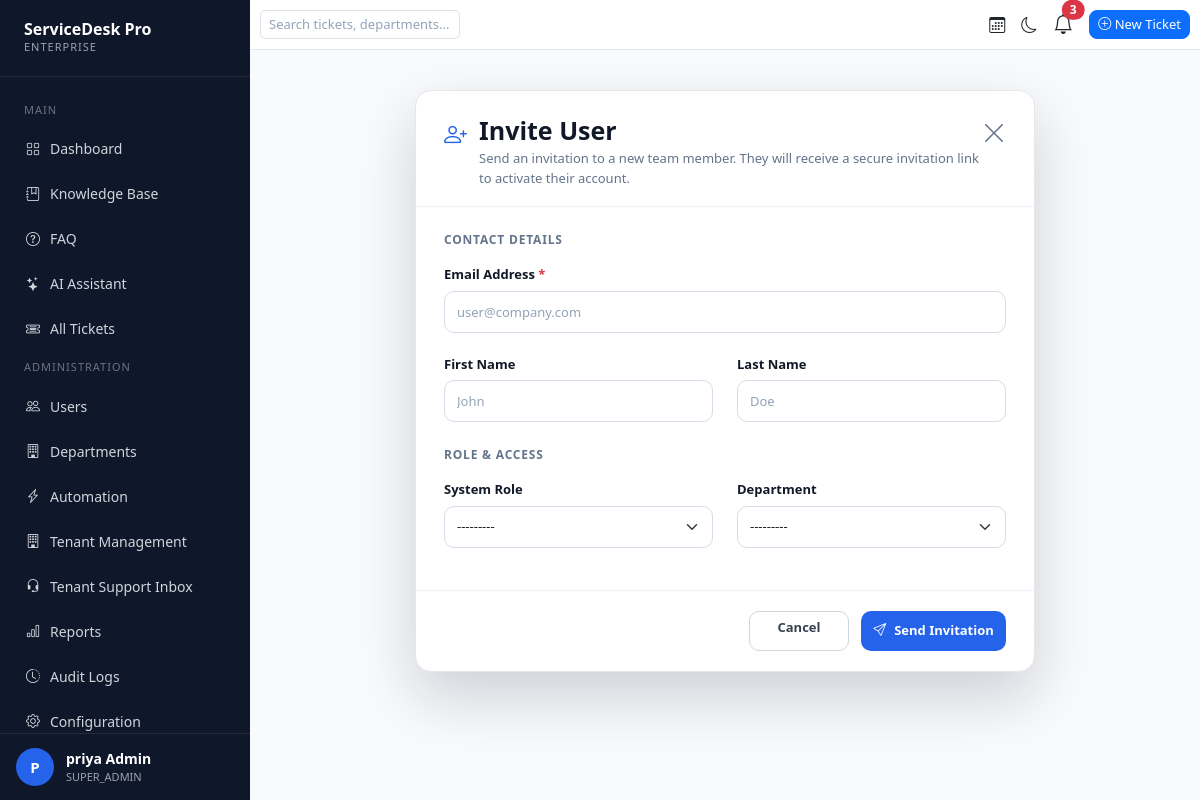
/users/invite/ (signed in), run on the app's committed database.
### accounts/models.py (models this page shows, shortened)
class User(AbstractUser):
    ROLE_CHOICES = (
        ('SUPER_ADMIN', 'Super Admin'),
        ('ADMIN', 'Admin'),
        ('AGENT', 'Agent'),
        ('EMPLOYEE', 'Employee'),
    )
    email = models.EmailField(unique=True)
    role = models.CharField(
        max_length=20,
        choices=ROLE_CHOICES,
        default='EMPLOYEE'
    )
    phone = models.CharField(
        max_length=15,
        blank=True,
        null=True
    )
    profile_image = models.ImageField(
        upload_to='profile_images/',
        blank=True,
        null=True
    )
    department = models.ForeignKey(
        'departments.Department',
        on_delete=models.SET_NULL,
        blank=True,
        null=True
    )
    tenant = models.ForeignKey(
        'tenants.Tenant',
        on_delete=models.SET_NULL,
        blank=True,
        null=True,
        related_name='users'
    )
    is_locked = models.BooleanField(
        default=False
    )
    failed_login_attempts = models.PositiveIntegerField(
        default=0
    )
    locked_at = models.DateTimeField(
        null=True,
        blank=True
    )
    USERNAME_FIELD = 'email'
    REQUIRED_FIELDS = ['username']

### accounts/views.py (the view)
# urls.py: path("users/invite/", invite_user, name="invite_user" ),
@login_required
def invite_user(request):
    if request.method == "POST":
        form = InvitationForm(request.POST)
        if form.is_valid():
            invitation = form.save(commit=False)
            invitation.invited_by = request.user
            invitation.save()
            send_invitation_email(
                invitation
            )
            log_activity(
                actor=request.user,
                action="invite.created",
                action_label="Invite created",
                module="INVITES",
                target=invitation.email,
                severity="INFO",
                after={"role": invitation.role, "department": str(invitation.department)},
            )
            messages.success(
                request,
                "Invitation created successfully."
            )
            return redirect("invitation_list")
    else:
        form = InvitationForm()
    return render(
        request,
        "invite_user.html",
        {
            "form": form
        }
    )

### accounts/forms.py
class InvitationForm(forms.ModelForm):
    class Meta:
        model = Invitation
        fields = [
            "first_name",
            "last_name",
            "email",
            "role",
            "department",
        ]
        widgets = {
            "first_name": forms.TextInput(attrs={
                "class": "form-control",
                "placeholder": "John"
            }),
            "last_name": forms.TextInput(attrs={
                "class": "form-control",
                "placeholder": "Doe"
            }),
            "email": forms.EmailInput(attrs={
                "class": "form-control",
                "placeholder": "user@company.com"
            }),
            "role": forms.Select(attrs={
                "class": "form-select"
            }),
            "department": forms.Select(attrs={
                "class": "form-select"
            }),
        }

### departments/models.py (called while the page is built)
    def __str__(self):
        return self.name

### tickets/context_processors.py (called while the page is built)
def notification_context(request):
    if request.user.is_authenticated:
        notifications = Notification.objects.filter(
            user=request.user
        )[:5]
        unread_count = Notification.objects.filter(
            user=request.user,
            is_read=False
        ).count()
        return {
            "notifications": notifications,
            "unread_notifications": unread_count
        }
    return {}

### templates/invite_user.html (shortened to what this page needs)
{% extends 'base.html' %}
{% block content %}
<div class="invite-page">
    <div class="invite-modal">
        <div class="invite-header">
            <div class="invite-title">
                <i class="bi bi-person-plus"></i>
                <div>
                    <h2>Invite User</h2>
                    <p>
                        Send an invitation to a new team member.
                        They will receive a secure invitation link to activate
                        their account.
                    </p>
                </div>
            </div>
            <a href="{% url 'invitation_list' %}" class="close-btn text-decoration-none">
                <i class="bi bi-x-lg"></i>
            </a>
        </div>
        <form method="POST">
            <div class="invite-body">
                <div class="section-title">
                    CONTACT DETAILS
                </div>
                <div class="form-row">
                    <label class="form-label">
                        Email Address <span class="text-danger">*</span>
                    </label>
                    {{ form.email }}
                </div>
                <div class="row form-row">
                    <div class="col-md-6">
                        <label class="form-label">
                            First Name
                        </label>
                        {{ form.first_name }}
                    </div>
                    <div class="col-md-6">
                        <label class="form-label">
                            Last Name
                        </label>
                        {{ form.last_name }}
                    </div>
                </div>
                <div class="section-title section-space">
                    ROLE & ACCESS
                </div>
                <div class="row form-row">
                    <div class="col-md-6">
                        <label class="form-label">
                            System Role
                        </label>
                        {{ form.role }}
                    </div>
                    <div class="col-md-6">
                        <label class="form-label">
                            Department
                        </label>
                        {{ form.department }}
                    </div>
                </div>
            </div>
            <div class="invite-footer">
                <a
                    href="{% url 'invitation_list' %}"
                    class="btn btn-cancel">
                    Cancel
                </a>
                <button
                    type="submit"
                    class="btn-send">
                    <i class="bi bi-send"></i>
                    Send Invitation
                </button>
            </div>
        </form>
    </div>
</div>
{% endblock %}

### templates/base.html (shortened to what this page needs)
<!DOCTYPE html>
<html lang="en">
<head>
    <link href="https://cdn.jsdelivr.net/npm/bootstrap@5.3.3/dist/css/bootstrap.min.css" rel="stylesheet">
    <link rel="stylesheet" href="https://cdn.jsdelivr.net/npm/bootstrap-icons@1.11.3/font/bootstrap-icons.min.css">
</head>
<body>
<div class="sidebar">
    <div class="logo">
        <h3>ServiceDesk Pro</h3>
        <p>ENTERPRISE</p>
    </div>
    <div class="menu">
        <div class="menu-title">Main</div>
        <a href="{% url 'dashboard' %}">
            <i class="bi bi-grid"></i> Dashboard
        </a>
        <a href="{% url 'knowledge_base_list' %}">
            <i class="bi bi-journal-bookmark"></i> Knowledge Base
        </a>
        <a href="{% url 'faq_list' %}">
            <i class="bi bi-question-circle"></i> FAQ
        </a>
        <a href="{% url 'ai_assistant' %}">
            <i class="bi bi-stars"></i> AI Assistant
        </a>
        {% if request.user.role == 'ADMIN' or request.user.role == 'SUPER_ADMIN' %}
        <a href="{% url 'all_tickets' %}">
            <i class="bi bi-ticket-detailed"></i> All Tickets
        </a>
        <div class="menu-title">Administration</div>
        <a href="{% url 'users_list' %}">
            <i class="bi bi-people"></i> Users
        </a>
        <a href="{% url 'department_list' %}">
            <i class="bi bi-building"></i> Departments
        </a>
        <a href="{% url 'automation_list' %}">
            <i class="bi bi-lightning-charge"></i> Automation
        </a>
        {% if request.user.role == 'SUPER_ADMIN' %}
        <a href="{% url 'tenant_list' %}">
            <i class="bi bi-building"></i> Tenant Management
        </a>
        <a href="{% url 'support_inbox' %}">
            <i class="bi bi-headset"></i> Tenant Support Inbox
        </a>
        {% endif %}
        <a href="{% url 'reports' %}">
            <i class="bi bi-bar-chart"></i> Reports
        </a>
        <a href="{% url 'audit_logs' %}">
            <i class="bi bi-clock-history"></i> Audit Logs
        </a>
        <a href="{% url 'config_home' %}">
            <i class="bi bi-gear"></i> Configuration
        </a>
        {% endif %}
    </div>
   <div class="sidebar-footer">
        <div class="avatar">
            {{ request.user.first_name|first|default:"U"|upper }}
        </div>
        <div class="user-box">
            <strong>
                {{ request.user.first_name }} {{ request.user.last_name }}
            </strong>
            <span>
                {{ request.user.role }}
            </span>
        </div>
    </div>
</div>
<div class="content">
    <div class="navbar-custom">
        <div class="d-flex justify-content-between align-items-center h-100 w-100">
            <div class="search-box">
                <input type="text" id="openSearch" class="form-control"
                       placeholder="Search tickets, departments..." readonly>
            </div>
            <div class="d-flex align-items-center">
                <i class="bi bi-calendar3 me-3"></i>
                <i id="themeToggle"
                   class="bi bi-moon me-3"
                   style="cursor:pointer;"></i>
                <div class="dropdown me-3">
                    <button class="btn p-0 border-0 bg-transparent position-relative" type="button"
                        data-bs-toggle="dropdown" aria-expanded="false">
                        <i class="bi bi-bell fs-5"></i>
                        {% if unread_notifications > 0 %}
                        <span class="position-absolute top-0 start-100 translate-middle badge rounded-pill bg-danger">
                            {{ unread_notifications }}
                        </span>
                        {% endif %}
                    </button>
                </div>
                <a href="{% url 'create_ticket' %}"
                   class="btn btn-primary new-ticket-btn">
                    <i class="bi bi-plus-circle"></i> New Ticket
                </a>
            </div>
        </div>
    </div>
    <div class="page-content">
        {% block content %}
        {% endblock %}
    </div>
</div>

### templates/base.html (style rules this page uses)
body { margin:0; background:#f8fafc; font-family:Segoe UI,sans-serif; }
.sidebar { width:250px; height:100vh; position:fixed; left:0; top:0; background:#0f172a; color:white; display:flex; flex-direction:column; overflow:hidden; }
.logo { padding:20px 24px; border-bottom:1px solid rgba(255,255,255,.08); }
.logo h3 { margin:0; font-size:16px; font-weight:700; color:white; }
.logo p { margin:0; font-size:11px; color:#9ca3af; letter-spacing:1px; }
.menu { padding:15px 12px; flex:1 1 auto; overflow-y:auto; overflow-x:hidden; }
.menu-title { font-size:11px; color:#6b7280; text-transform:uppercase; letter-spacing:1px; margin:10px 12px; }
.menu a { display:flex; align-items:center; gap:10px; padding:10px 14px; margin-bottom:4px; font-size:14px; font-weight:500; color:#d1d5db; text-decoration:none; border-radius:10px; transition:.2s; }
.user-box { display:flex; flex-direction:column; gap:0; }
.user-box strong { color:#ffffff; font-size:14px; font-weight:600; }
.user-box span { color:#9ca3af; font-size:11px; text-transform:uppercase; }
.sidebar-footer { flex-shrink:0; padding:14px 16px; border-top:1px solid rgba(255,255,255,.08); display:flex; align-items:center; gap:12px; }
.avatar { width:38px; height:38px; border-radius:50%; background:#2563eb; color:white; display:flex; align-items:center; justify-content:center; font-size:15px; font-weight:600; }
.content { margin-left:250px; }
.navbar-custom { background:white; height:50px; border-bottom:1px solid #e2e8f0; padding:0 10px; }
.page-content { padding:25px; }
.search-box { width:200px; min-width:200px; flex-shrink:0; }
.search-box input { width:100%; border-radius:5px; font-size:13px; padding:4px 8px; }
.new-ticket-btn { border-radius:08px; font-size: 13px; padding: 4px 08px; }

### templates/invite_user.html (style rules this page uses)
.invite-page { display:flex; justify-content:center; padding:15px 10px; }
.invite-modal { width:100%; max-width:620px; background:#ffffff; border-radius:16px; overflow:hidden; box-shadow: 0 25px 60px rgba(15,23,42,.18); border:1px solid #e5e7eb; }
.invite-header { display:flex; justify-content:space-between; align-items:flex-start; padding:24px 28px 18px; border-bottom:1px solid #eef2f7; }
.invite-title { display:flex; align-items:flex-start; gap:12px; }
.invite-title i { font-size:23px; color:#2563eb; margin-top:2px; }
.invite-title h2 { font-size:25px; font-weight:700; margin:0; color:#111827; }
.invite-title p { margin:4px 0 0; font-size:13px; color:#64748b; line-height:1.5; }
.close-btn { border:none; background:none; font-size:24px; color:#64748b; cursor:pointer; }
.invite-body { padding:24px 28px; }
.section-title { font-size:12px; font-weight:700; letter-spacing:.8px; color:#64748b; text-transform:uppercase; margin-bottom:12px; }
.invite-page .form-label { font-size:13px; font-weight:600; color:#111827; margin-bottom:6px; }
.invite-page .form-control, .invite-page .form-select { height:42px; border-radius:10px; border:1px solid #d6dde8; font-size:13px; box-shadow:none; }
.form-row { margin-bottom:18px; }
.section-space { margin-top:24px; }
.invite-footer { padding:20px 28px; border-top:1px solid #eef2f7; display:flex; justify-content:flex-end; align-items:center; gap:12px; }
.btn-cancel { min-width:100px; height:40px; border-radius:10px; background:#fff; border:1px solid #d1d5db; color:#374151; font-size:13px; font-weight:600; transition:.25s; }
.btn-send { min-width:145px; height:40px; border:none; border-radius:10px; background:#2563eb; color:#fff; font-size:13px; font-weight:600; display:flex; align-items:center; justify-content:center; gap:8px; transition:.25s; }
.btn-send i { font-size:13px; }
::placeholder { color:#94a3b8 !important; font-size:13px; }
.invite-modal { animation:popup .25s ease; }

### data on the page
User: user.first_name|first "P", user.first_name "priya Admin", user.role "SUPER_ADMIN"

### other printed values
{{ unread_notifications }} "3"
